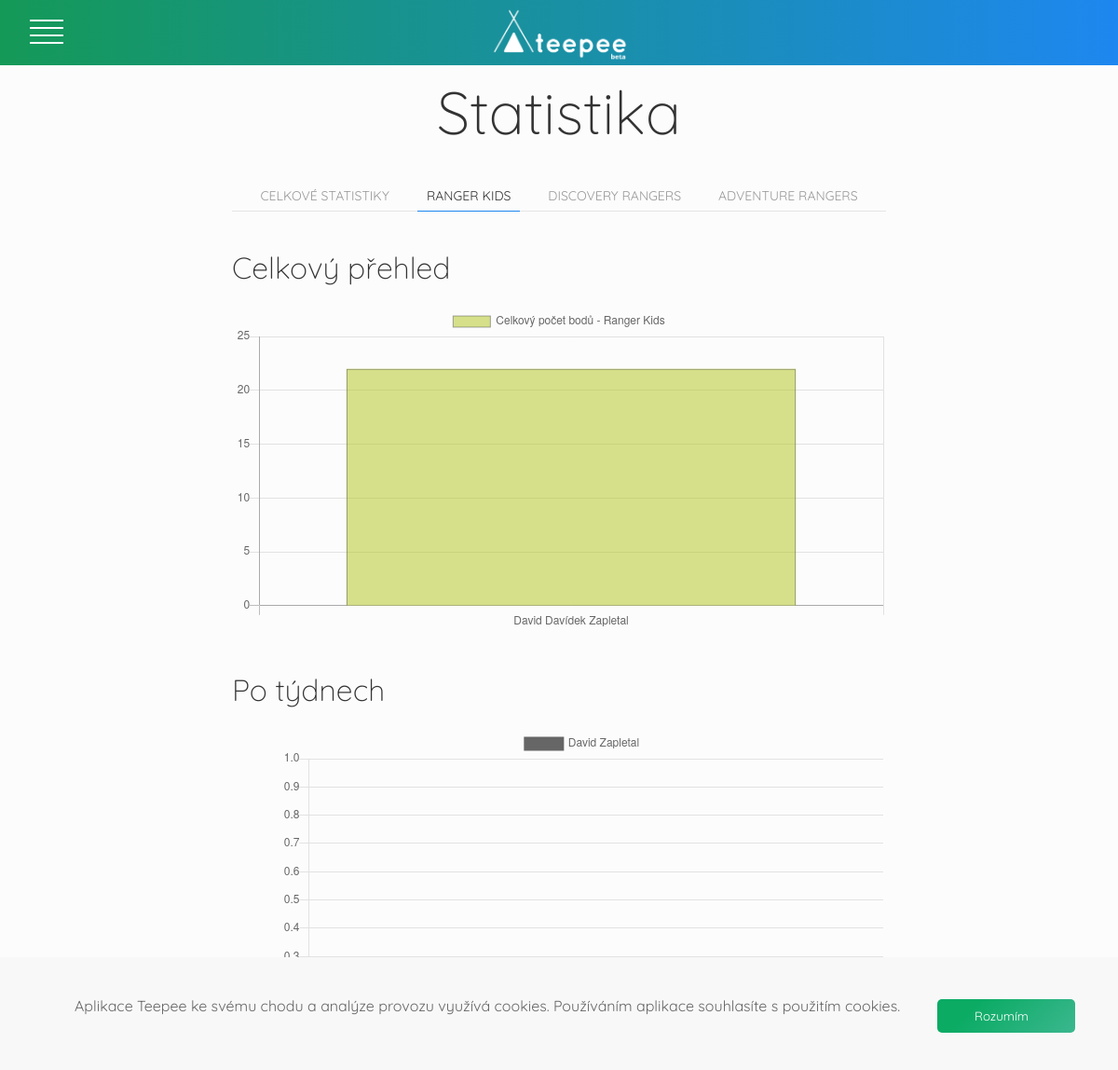
Page /statistika/3 on the committed database.
### tables this page shows
CREATE TABLE `kmen` (
  `id_kmenu` int(11) NOT NULL,
  `nazev` varchar(150) NOT NULL,
  `min_vek` int(2) NOT NULL,
  `max_vek` int(2) NOT NULL,
  `popis` text
);

### index.php (called while the page is built, shortened)
<?php
  try{
  $router = new RouterKontroler();
  $router->zpracuj(array($_SERVER["REQUEST_URI"]));
  $router->vypisPohled();
  }
  catch(Exception $e){
    $exception = "
    <h3><b>Ooops!</b> Něco se pokazilo</h3>
    Kód výjimky:<br>".
    $e->getMessage();
    $router->pridejZpravu($exception,"error");
    DB::syslog($exception,"exception",(isset($_SESSION["uzivatel"]->id_vedouciho)) ? $_SESSION["uzivatel"]->id_vedouciho : 0);
    die("<script>window.location.href = '/nastenka';</script>");
  }
 ?>

### model/DB.php (called while the page is built, shortened)
<?php
class DB {
  private static $spojeni;
  private static $nastaveni = array(
		PDO::ATTR_ERRMODE => PDO::ERRMODE_EXCEPTION,
    PDO::ATTR_EMULATE_PREPARES => false,
    PDO::ATTR_DEFAULT_FETCH_MODE => PDO::FETCH_ASSOC
	);
    public static function pripoj($server, $uzivatel, $heslo, $databaze)
    {
	  if (!isset(self::$spojeni))
      {
        $dsn = "mysql:host=$server;dbname=$databaze;charset=utf8";
			 self::$spojeni = new PDO(
				$dsn,
				$uzivatel,
				$heslo,
				self::$nastaveni
       );
	  }
	}
  public static function getKmen($id){
    $sql = "SELECT * FROM kmen WHERE id_kmenu = ?";
    $navrat = self::$spojeni->prepare($sql);
    $navrat->execute(array($id));
    return (object) $navrat->fetch();
  }
  public static function vsechnyKmeny(){
    $sql = "SELECT * FROM kmen ORDER BY min_vek ASC";
    $navrat = self::$spojeni->prepare($sql);
    $navrat->execute();
    return $navrat->fetchAll();
  }
  public static function dotazVsechny($dotaz, $parametry = array()) {
		$navrat = self::$spojeni->prepare($dotaz);
		$navrat->execute($parametry);
		return $navrat->fetchAll();
	}
  public static function statistikaPrubehPoTydnech($kmen = null){
    if($kmen == null)
      $sql = "";
    else
      $sql_dataset = "SELECT jmeno,prezdivka,prijmeni,ucast_schuzka.id_rangera as id,ucast_schuzka.pocet_bodu as body,datum from ucast_schuzka join ranger using(id_rangera) join schuzka using(id_schuzky) WHERE ranger.id_kmenu = ?";
      $sql_datum = "SELECT datum from ucast_schuzka join ranger using(id_rangera) join schuzka using(id_schuzky) WHERE ranger.id_kmenu = ? GROUP BY datum";
      $sql_ranger = "SELECT * FROM ranger WHERE id_kmenu = ?";
      $navrat = self::$spojeni->prepare($sql_dataset);
      $navrat->execute(array($kmen));
      $dataset = $navrat->fetchAll();
      $navrat = self::$spojeni->prepare($sql_datum);
      $navrat->execute(array($kmen));
      $datum = $navrat->fetchAll();
      $navrat = self::$spojeni->prepare($sql_ranger);
      $navrat->execute(array($kmen));
      $ranger = $navrat->fetchAll();
      return array("dataset" => $dataset, "datum" => $datum, "ranger" => $ranger);
    }
}

### kontroler/StatistikaKontroler.php (called while the page is built, shortened)
<?php
class StatistikaKontroler extends Kontroler{
  public function zpracuj($parametry){
    if(isset($parametry[0])){
      $id_kmenu = $parametry[0];
      $kmen = DB::getKmen($id_kmenu);
      $nazevKmene = DB::getNazevKmene($id_kmenu)["nazev"];
      $this->data["celkovyPrehled"]["btn"] = "Celkový přehled";
      $this->data["celkovyPrehled"]["kmen"] = $nazevKmene;
      $this->data["celkovyPrehled"]["data"] = DB::dotazVsechny("SELECT jmeno,prezdivka,prijmeni,pocet_bodu from ranger where id_kmenu = ? order by pocet_bodu desc",array($id_kmenu));
      $this->data["poTydnech"] = DB::statistikaPrubehPoTydnech($id_kmenu);
      $this->data["kmeny"] = DB::vsechnyKmeny();
      $this->data["akt_kmen"] = (array) DB::getKmen($id_kmenu);
    }
  }
}
 ?>

### kontroler/RouterKontroler.php (called while the page is built, shortened)
<?php
class RouterKontroler extends Kontroler{
  protected $kontroler;
  public function zpracuj($parametry){
    $castiCesty = $this->parseURL($parametry[0]);
    $castNazKont = $this->camelCase(array_shift($castiCesty));
    $tridaKontroleru = $castNazKont . "Kontroler";
    if(file_exists("kontroler/$tridaKontroleru.php"))
      $this->kontroler = new $tridaKontroleru();
    else{
      $this->pridejZpravu("<b>404</b> <br> To, co hledáš, tady není","danger");
      $this->presmeruj("nastenka");
    }
    $this->kontroler->zpracuj($castiCesty);
    $this->kontroler->colorGenerator = new ColorGenerator();
    $this->kontroler->mailManager = new MailManager();
  }
  private function camelCase($text) {
      $text = str_replace("-", " ", $text);
      $text = ucwords($text);
      $text = str_replace(" ", "", $text);
      return $text;
  }
  private function parseURL($url) {
      $parsedURL = parse_url($url);
      $path = $parsedURL["path"];
      $path = ltrim($path,"/");
      $path = trim($path);
      $cutPath = explode("/", $path);
      return $cutPath;
  }
}

### model/ColorGenerator.php (called while the page is built, shortened)
<?php
class ColorGenerator{
    public function randomColorRgba($opacity){
        return "rgba(".mt_rand( 0, 255 ).",".mt_rand( 0, 255 ).",".mt_rand( 0, 255 ).",$opacity)";
    }
}
?>

### view/statistika-graf.phtml (the view)
<h1 class="uk-text-center uk-margin-remove uk-heading-medium">Statistika</h1>
<div class="uk-width-3-5@l uk-width-1-1@m uk-margin-auto">
  <div class="uk-margin-medium-top">
    <ul class="uk-flex-center" uk-tab>
      <li><a onclick="window.location.href = '/statistika'">Celkové statistiky</a></li>
      <?php
      foreach ($kmeny as $kmen) {
      ?>
        <li class="<?php if($akt_kmen["id_kmenu"] == $kmen['id_kmenu']) echo "uk-active";?>"><a onclick="window.location.href = '/statistika/<?= $kmen['id_kmenu'] ?>'"><?= $kmen["nazev"] ?></a></li>
      <?php
      }
      ?>
    </ul>
  </div>
  <div>
  <h2>Celkový přehled</h2>
    <canvas id="celkovyPrehled"></canvas>
    <script>
      var ctx = document.getElementById('celkovyPrehled');
      var myChart = new Chart(ctx, {
        type: 'bar',
        data: {
          labels: [<?php
                    foreach ($celkovyPrehled["data"] as $jmeno) {
                      echo "'" . $jmeno["jmeno"] . " " . $jmeno["prezdivka"] . " " . $jmeno["prijmeni"] . "'" . ",";
                    }
                    ?>],
          datasets: [{
            label: 'Celkový počet bodů - <?= $celkovyPrehled["kmen"] ?>',
            data: [<?php
                    foreach ($celkovyPrehled["data"] as $jmeno) {
                      echo $jmeno["pocet_bodu"] . ",";
                    }
                    ?>],
            backgroundColor: [
              <?php foreach ($celkovyPrehled["data"] as $jmeno) {
                echo "'" . $this->colorGenerator->randomColorRgba(0.5) . "',";
              }
              ?>
            ],
            borderColor: [
              <?php foreach ($celkovyPrehled["data"] as $jmeno) {
                echo "'rgba(80,80,80,0.5)',";
              }
              ?>
            ],
            borderWidth: 1
          }]
        },
        options: {
          scales: {
            yAxes: [{
              ticks: {
                beginAtZero: true
              }
            }]
          }
        }
      });
    </script>
  </div>
  <div>
  <h2>Po týdnech</h2>
    <canvas id="poTydnech"></canvas>
    <script>
      var ctx = document.getElementById('poTydnech');
      var myChart = new Chart(ctx, {
        type: 'line',
        data: {
          labels: [<?php
                    foreach ($poTydnech["datum"] as $datum) {
                      echo "'" . date_format(date_create($datum["datum"]), "d.m.") . "',";
                    }
                    ?>],
          datasets: [
            <?php foreach ($poTydnech["ranger"] as $ranger) {
            ?> {
                label: '<?= $ranger["jmeno"] . " " . $ranger["prijmeni"] ?>',
                fill: false,
                data: [<?php
                        $body = 0;
                        foreach ($poTydnech["dataset"] as $dataset) {
                          if ($dataset["id"] == $ranger["id_rangera"]) {
                            $body += $dataset["body"];
                            echo $body . ",";
                          }
                        }
                        ?>],
                backgroundColor: [
                  <?php foreach ($poTydnech["dataset"] as $dataset) {
                    echo "'" . $this->colorGenerator->randomColorRgba(0.5) . "',";
                  }
                  ?>
                ],
                borderColor: [
                  <?php foreach ($poTydnech["dataset"] as $dataset) {
                    echo "'" . $this->colorGenerator->randomColorRgba(0.5) . "',";
                  }
                  ?>
                ]
              },
            <?php
            }
            ?>
          ]
        },
        options: {
          layout: {
            padding: {
              left: 50,
              right: 0,
              top: 0,
              bottom: 0
            }
          }
        }
      });
    </script>
  </div>
</div>

### view/css/main.css (style rules this page uses)
:root { --orange:#FFE53B; --blue:#21D4FD; --light-grey: #fcfcfc; --border-size: 1px; --border-color: #f2f2f2; --green:#159957; }
body,html { height: 100%; width:100%; margin:0; padding: 0; font-family: 'Quicksand', sans-serif; background-color: var(--light-grey); }
* { font-family: 'Quicksand', sans-serif; }
h1,h2,h3,h4,.uk-heading-small,.uk-heading-medium { font-family: 'Quicksand', sans-serif; font-weight: lighter; }
a { color:#333; }

### rows in the picture
kmen: nazev "RANGER KIDS"
kmen: nazev "DISCOVERY RANGERS"
kmen: nazev "ADVENTURE RANGERS"

### other values in the picture
chart data {{ $jmeno["jmeno"] }} David
chart data {{ $jmeno["prezdivka"] }} Davídek
chart data {{ $jmeno["prijmeni"] }} Zapletal
chart data {{ $celkovyPrehled["kmen"] }} Ranger Kids
